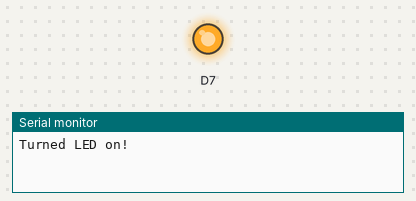
The sketch below on a simulated Particle Photon. On the bench: output pins drawn as LEDs (lit = HIGH), the last lines printed to the serial monitor.

Above: at 1.0 s.
At 5.5 s:
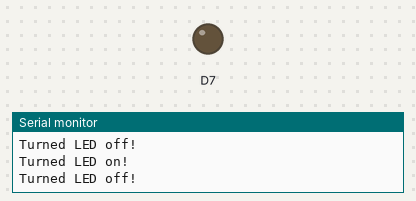
Timing chart, 0 to 7.0 s (numbered marks = the images above):
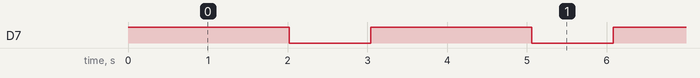

Measured:
- by itself, D7: alternates HIGH for 2.0 s and LOW for 1.0 s

The sketch:

blinky.ino
```cpp
void setup()
{
	pinMode(D7, OUTPUT);
	Serial.begin(9600);
}
void loop()
{
	//Turn the LED on
	digitalWrite(D7, HIGH);

	//Send a message to the computer over the serial port
	Serial.println("Turned LED on!");

	//Send a message to the cloud
	Spark.publish("LEDEvent", "on");

	//Wait 2 seconds
	delay(2000);

	digitalWrite(D7, LOW);
	Serial.println("Turned LED off!");
	Spark.publish("LEDEvent", "off");
	delay(1000);
}
```
